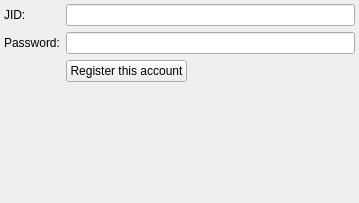
<?xml version="1.0" encoding="UTF-8"?>
<ui version="4.0">
 <class>LoginFormClass</class>
 <widget class="QWidget" name="LoginFormClass">
  <property name="geometry">
   <rect>
    <x>0</x>
    <y>0</y>
    <width>359</width>
    <height>203</height>
   </rect>
  </property>
  <property name="windowTitle">
   <string>LoginForm</string>
  </property>
  <layout class="QVBoxLayout" name="verticalLayout">
   <property name="margin">
    <number>4</number>
   </property>
   <item>
    <layout class="QFormLayout" name="formLayout">
     <property name="fieldGrowthPolicy">
      <enum>QFormLayout::ExpandingFieldsGrow</enum>
     </property>
     <property name="labelAlignment">
      <set>Qt::AlignLeading|Qt::AlignLeft|Qt::AlignVCenter</set>
     </property>
     <item row="0" column="0">
      <widget class="QLabel" name="label">
       <property name="text">
        <string>JID:</string>
       </property>
      </widget>
     </item>
     <item row="0" column="1">
      <widget class="QLineEdit" name="jidEdit"/>
     </item>
     <item row="1" column="0">
      <widget class="QLabel" name="label_2">
       <property name="text">
        <string>Password:</string>
       </property>
      </widget>
     </item>
     <item row="1" column="1">
      <widget class="QLineEdit" name="passowrdEdit">
       <property name="echoMode">
        <enum>QLineEdit::Password</enum>
       </property>
      </widget>
     </item>
     <item row="5" column="1">
      <widget class="QLabel" name="labelResult">
       <property name="text">
        <string/>
       </property>
       <property name="textFormat">
        <enum>Qt::RichText</enum>
       </property>
      </widget>
     </item>
     <item row="2" column="1">
      <layout class="QHBoxLayout" name="horizontalLayout_2">
       <property name="topMargin">
        <number>0</number>
       </property>
       <property name="rightMargin">
        <number>90</number>
       </property>
       <item>
        <widget class="QPushButton" name="pushRegister">
         <property name="text">
          <string>Register this account</string>
         </property>
        </widget>
       </item>
       <item>
        <spacer name="horizontalSpacer">
         <property name="orientation">
          <enum>Qt::Horizontal</enum>
         </property>
         <property name="sizeHint" stdset="0">
          <size>
           <width>40</width>
           <height>20</height>
          </size>
         </property>
        </spacer>
       </item>
      </layout>
     </item>
    </layout>
   </item>
  </layout>
 </widget>
 <layoutdefault spacing="6" margin="11"/>
 <resources/>
 <connections>
  <connection>
   <sender>pushRegister</sender>
   <signal>clicked()</signal>
   <receiver>LoginFormClass</receiver>
   <slot>btnRegisterClick()</slot>
   <hints>
    <hint type="sourcelabel">
     <x>153</x>
     <y>130</y>
    </hint>
    <hint type="destinationlabel">
     <x>133</x>
     <y>-10</y>
    </hint>
   </hints>
  </connection>
 </connections>
 <slots>
  <slot>btnRegisterClick()</slot>
 </slots>
</ui>
